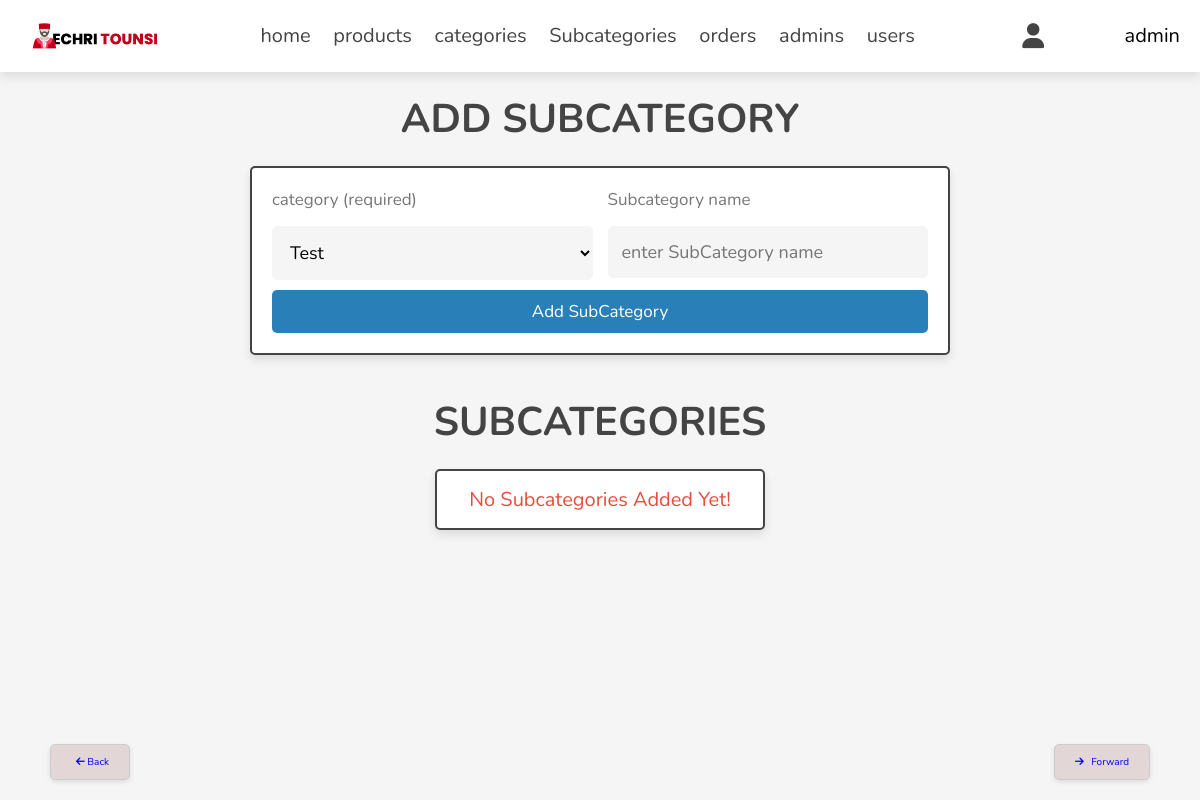
Page /admin/subcategory.php (signed in) on the earlier database version.
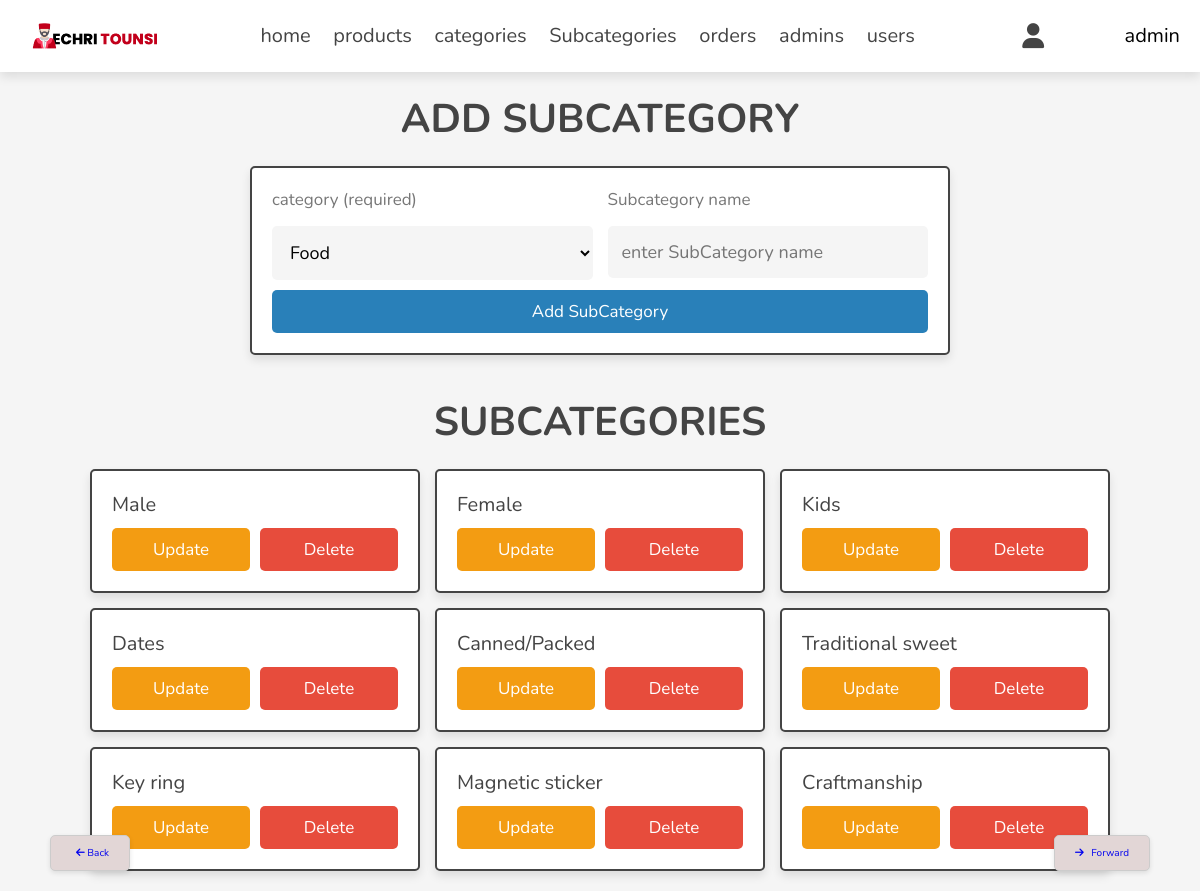
Same page on the later database version.
### tables this page shows
CREATE TABLE `subcategory` (
  `id` int(11) NOT NULL,
  `name` varchar(255) NOT NULL,
  `category_id` int(11) NOT NULL
);

### admin/subcategory.php (the view, shortened to what this page needs)
<?php
include '../components/connect.php';
$select_categories = $conn->prepare("SELECT * FROM `category`");
$select_categories->execute();
$categories = $select_categories->fetchAll(PDO::FETCH_ASSOC);
?>
<!DOCTYPE html>
<html lang="en">
<head>
    <link rel="stylesheet" href="https://cdnjs.cloudflare.com/ajax/libs/font-awesome/6.1.1/css/all.min.css">
    <link rel="stylesheet" href="../css/admin_style.css">
</head>
<body>
    <?php include '../components/admin_header.php'; ?>
    <section class="add-products">
        <h1 class="heading">add SubCategory</h1>
        <form action="" method="post" enctype="multipart/form-data">
            <div class="flex">
                <div class="inputBox">
                    <span>category (required)</span>
                    <select name="category" id="category" class="box" required>
                        <?php foreach ($categories as $category): ?>
                            <option value="<?= $category['id']; ?>">
                                <?= $category['name']; ?>
                            </option>
                        <?php endforeach; ?>
                    </select>
                </div>
                <div class="inputBox">
                    <span>Subcategory name</span>
                    <input type="text" class="box" required maxlength="100" placeholder="enter SubCategory name"
                        name="name">
                </div>
            </div>
            <input type="submit" value="add SubCategory" class="btn" name="add_subcategory">
        </form>
    </section>
    <section class="show-products">
        <h1 class="heading">Subcategories </h1>
        <div class="box-container">
            <?php
            $select_subcategories = $conn->prepare("SELECT * FROM `subcategory`");
            $select_subcategories->execute();
            if ($select_subcategories->rowCount() > 0) {
                while ($fetch_subcategories = $select_subcategories->fetch(PDO::FETCH_ASSOC)) {
                    ?>
                    <div class="box">
                        <div class="name">
                            <?= $fetch_subcategories['name']; ?>
                        </div>
                        <div class="flex-btn">
                            <a href="update_subcategory.php?update=<?= $fetch_subcategories['id']; ?>" class="option-btn">update</a>
                            <a href="subcategory.php?delete=<?= $fetch_subcategories['id']; ?>" class="delete-btn"
                                onclick="return confirm('delete this subcategory?');">delete</a>
                        </div>
                    </div>
                    <?php
                }
            } else {
                echo '<p class="empty">no subcategories added yet!</p>';
            }
            ?>
        </div>
    </section>
</body>
</html>

Differences in the rows shown:
added subcategory: name "Male"
added subcategory: name "Female"
added subcategory: name "Kids"
added subcategory: name "Dates"
added subcategory: name "Canned/Packed"
added subcategory: name "Traditional sweet"
added subcategory: name "Key ring"
added subcategory: name "Magnetic sticker"
added subcategory: name "Craftmanship"
Other differences:
form field category: "Test" → "Food"
text no longer shown: "No Subcategories Added Yet!"
